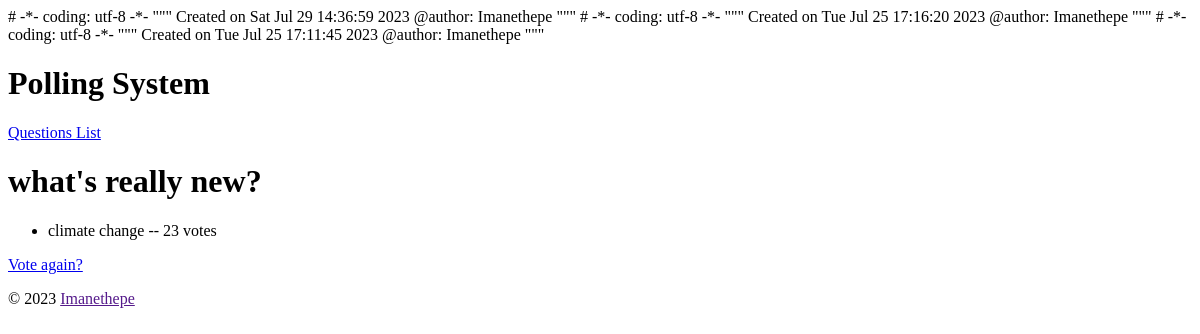
Page /polling/question/2/result on the earlier database version.
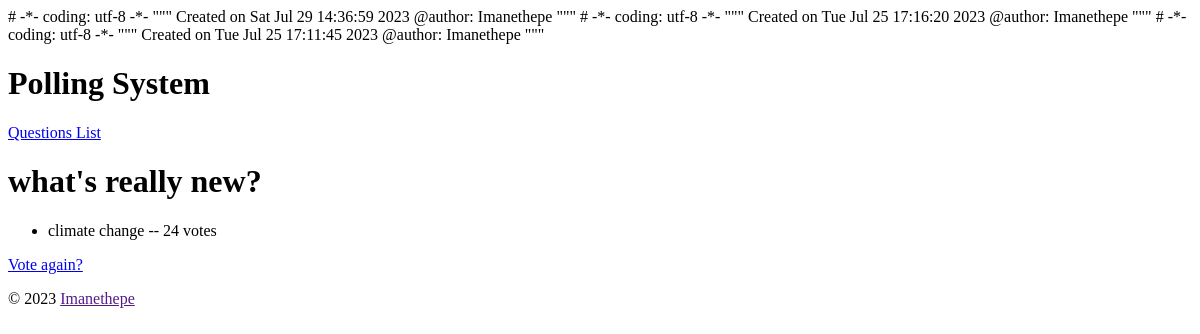
Same page on the later database version.
### polling/models.py (models this page shows, shortened)
class Choice(models.Model):
    question = models.ForeignKey(Question, on_delete=models.CASCADE)
    choice_text = models.CharField(max_length=200)
    votes = models.IntegerField(default=0)

### polling/views.py (the view)
class QuestionResult(View):
    model = Question
    template_name = 'polling/question_result.html'
    def get(self, request, pk):
        question = get_object_or_404(
            self.model, pub_date__lte=timezone.now(), pk=pk)
        return render(
            request,
            self.template_name,
            {'question': question}
            )

### polling/models.py (called while the page is built)
    def get_vote_url(self):
        return reverse('polling_question_vote',
                       kwargs={'pk': self.pk})

### polling/templates/polling/question_result.html (shortened to what this page needs)
{% extends parent_template|default:"polling/base_polling.html" %}
{% block content %}
  <h1>{{ question.question_text }}</h1>
    <ul>
      {% for choice in question.choice_set.all %}
        <li>{{ choice.choice_text }} -- {{ choice.votes }} vote{{ choice.votes|pluralize }}</li>
      {% endfor %}
    </ul>
<a href="{{question.get_vote_url}}">Vote again?</a>
{% endblock %}

Differences in the rows shown:
changed Choice "climate change": votes "23" → "24"
